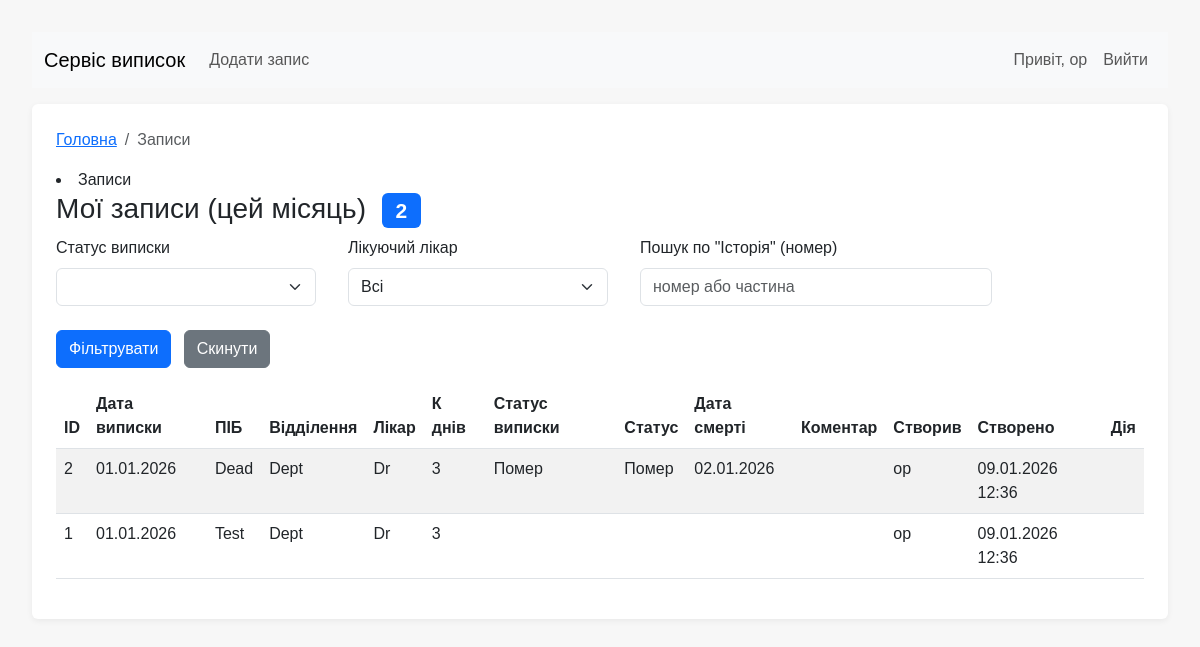
Page / (signed in) on the earlier database version.
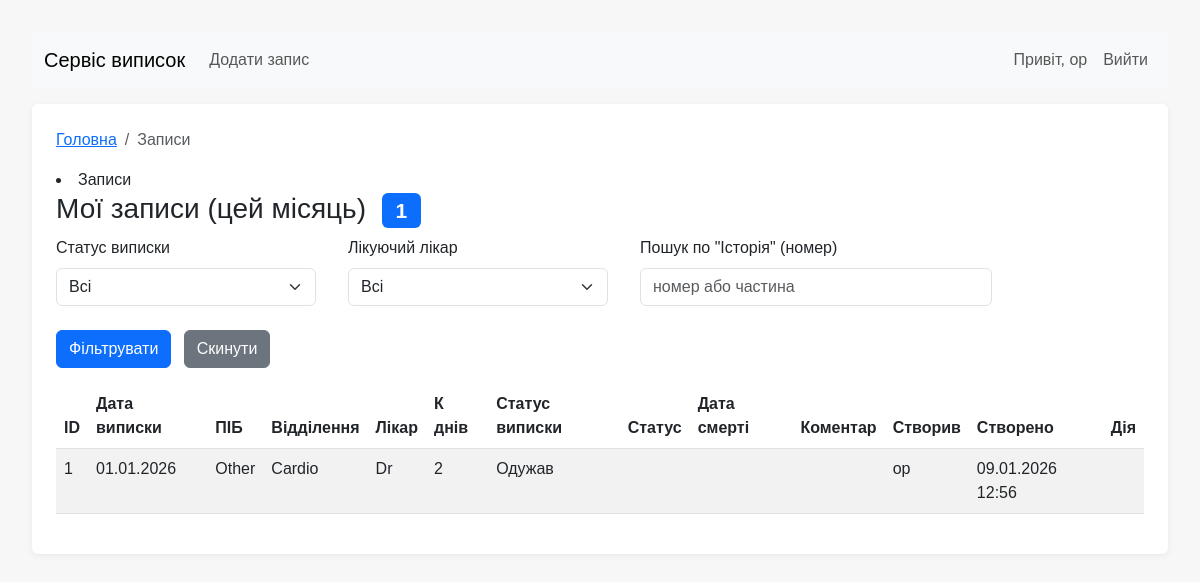
Same page on the later database version.
### models.py (models this page shows, shortened)
class User(UserMixin, db.Model):
    __tablename__ = 'users'
    id = db.Column(db.Integer, primary_key=True)
    username = db.Column(db.String(80), unique=True, nullable=False)
    password_hash = db.Column(db.String(128), nullable=False)
    role = db.Column(db.String(20), nullable=False, default='operator')  # operator/editor/admin
    records = db.relationship('Record', backref='creator', lazy=True)

class Record(db.Model):
    __tablename__ = 'records'
    id = db.Column(db.Integer, primary_key=True)
    date_of_discharge = db.Column(db.Date, nullable=True)  # "дата_виписки"
    full_name = db.Column(db.String(200), nullable=False)  # "ПІБ"
    discharge_department = db.Column(db.String(200), nullable=True)  # "відділення_виписки"
    treating_physician = db.Column(db.String(200), nullable=True)  # "лікуючий_лікар"
    history = db.Column(db.Text, nullable=True)  # "історія"
    k_days = db.Column(db.Integer, nullable=True)  # "к_днів"
    discharge_status = db.Column(db.String(200), nullable=True)  # "статус_виписки"
    status = db.Column(db.String(200), nullable=True)
    date_of_death = db.Column(db.Date, nullable=True)  # "дата_смерті"
    comment = db.Column(db.Text, nullable=True)  # "коментар"
    created_by = db.Column(db.Integer, db.ForeignKey('users.id'), nullable=True)
    created_at = db.Column(db.DateTime, default=datetime.utcnow)

### app.py (the view)
    @app.route('/')
    @login_required
    def index():
        from datetime import datetime
        now = datetime.utcnow()
        start = datetime(now.year, now.month, 1)
        if now.month == 12:
            end = datetime(now.year + 1, 1, 1)
        else:
            end = datetime(now.year, now.month + 1, 1)
        q = Record.query.options(joinedload(Record.creator)).filter(
            Record.created_at >= start,
            Record.created_at < end,
        )
        role = getattr(current_user, 'role', None)
        if role == 'operator':
            q = q.filter(Record.created_by == current_user.id)
        selected_status = request.args.get('discharge_status', '').strip()
        selected_physician = request.args.get('treating_physician', '').strip()
        history_q = request.args.get('history', '').strip()
        conditions = []
        if selected_status:
            conditions.append(Record.discharge_status == selected_status)
        if selected_physician:
            conditions.append(Record.treating_physician == selected_physician)
        if history_q:
            conditions.append(Record.history.contains(history_q))
        if conditions:
            q = q.filter(*conditions)
        statuses = [s[0] for s in db.session.query(Record.discharge_status).distinct().filter(Record.discharge_status != None).order_by(Record.discharge_status).all()]
        physicians = [p[0] for p in db.session.query(Record.treating_physician).distinct().filter(Record.treating_physician != None).order_by(Record.treating_physician).all()]
        count = q.count()
        records = q.order_by(Record.date_of_discharge.desc(), Record.created_at.desc()).all()
        return render_template('dashboard.html', records=records, statuses=statuses, physicians=physicians, selected_status=selected_status, selected_physician=selected_physician, history_q=history_q, count=count)

### templates/dashboard.html (shortened to what this page needs)
{% extends "base.html" %}
{% block content %}
  {% block breadcrumbs %}
    <li class="breadcrumb-item active" aria-current="page">Записи</li>
  {% endblock %}
  <h1 class="h3">Мої записи (цей місяць) <span class="badge bg-primary ms-2">{{ count }}</span></h1>
  <form class="filter-form row gx-3 gy-2 align-items-end" method="get">
    <div class="col-sm-6 col-md-3">
      <label class="form-label">Статус виписки</label>
      <select class="form-select" name="discharge_status">
        <option value="">Всі</option>
        {% for s in statuses %}
          <option value="{{ s }}" {% if s == selected_status %}selected{% endif %}>{{ s }}</option>
        {% endfor %}
      </select>
    </div>
    <div class="col-sm-6 col-md-3">
      <label class="form-label">Лікуючий лікар</label>
      <select class="form-select" name="treating_physician">
        <option value="">Всі</option>
      </select>
    </div>
    <div class="col-sm-6 col-md-4">
      <label class="form-label">Пошук по "Історія" (номер)</label>
      <input class="form-control" name="history" placeholder="номер або частина" value="{{ history_q }}">
    </div>
    <div class="col-auto">
      <button class="btn btn-primary" type="submit">Фільтрувати</button>
      <a class="btn btn-secondary ms-2" href="{{ url_for('index') }}">Скинути</a>
    </div>
  </form>
  {% if records %}
    <div class="table-responsive">
    <table class="table table-striped table-hover">
      <thead>
        <tr>
          <th>ID</th>
          <th>Дата виписки</th>
          <th>ПІБ</th>
          <th>Відділення</th>
          <th>Лікар</th>
          <th>К днів</th>
          <th>Статус виписки</th>
          <th>Статус</th>
          <th>Дата смерті</th>
          <th>Коментар</th>
          <th>Створив</th>
          <th>Створено</th>
          <th>Дія</th>
        </tr>
      </thead>
      <tbody>
        {% for r in records %}
          <tr>
            <td>{{ r.id }}</td>
            <td>{{ r.date_of_discharge.strftime('%d.%m.%Y') if r.date_of_discharge else '' }}</td>
            <td>{{ r.full_name }}</td>
            <td>{{ r.discharge_department or '' }}</td>
            <td>{{ r.treating_physician or '' }}</td>
            <td>{{ r.k_days or '' }}</td>
            <td>{{ r.discharge_status or '' }}</td>
            <td>{{ r.status or '' }}</td>
            <td>{{ r.date_of_death.strftime('%d.%m.%Y') if r.date_of_death else '' }}</td>
            <td>{{ r.comment or '' }}</td>
            <td>{{ r.creator.username if r.creator else r.created_by }}</td>
            <td>{{ r.created_at.strftime('%d.%m.%Y %H:%M') if r.created_at else '' }}</td>
            <td>
            </td>
          </tr>
        {% endfor %}
      </tbody>
    </table>
    </div>
  {% else %}
    <p>Записів за цей місяць немає.</p>
  {% endif %}
{% endblock %}

### templates/base.html (shortened to what this page needs)
<!doctype html>
<html lang="uk">
<head>
  <link href="https://cdn.jsdelivr.net/npm/bootstrap@5.3.0/dist/css/bootstrap.min.css" rel="stylesheet">
  <link rel="stylesheet" href="{{ url_for('static', filename='style.css') }}">
</head>
<body>
  <nav class="navbar navbar-expand-lg navbar-light bg-light mb-3">
    <div class="container-fluid">
      <a class="navbar-brand" href="{{ url_for('index') }}">Сервіс виписок</a>
      <div class="collapse navbar-collapse">
        <ul class="navbar-nav me-auto mb-2 mb-lg-0">
          {% if current_user.is_authenticated %}
            {% if current_user.role == 'operator' %}
              <li class="nav-item"><a class="nav-link" href="{{ url_for('add_record') }}">Додати запис</a></li>
            {% endif %}
          {% endif %}
        </ul>
        <ul class="navbar-nav ms-auto">
          {% if current_user.is_authenticated %}
            <li class="nav-item nav-link">Привіт, {{ current_user.username }}</li>
            <li class="nav-item"><a class="nav-link" href="{{ url_for('logout') }}">Вийти</a></li>
          {% else %}
            <li class="nav-item"><a class="nav-link" href="{{ url_for('login') }}">Увійти</a></li>
            <li class="nav-item"><a class="nav-link" href="{{ url_for('register') }}">Реєстрація</a></li>
          {% endif %}
        </ul>
      </div>
    </div>
  </nav>
  <div class="container">
    <nav aria-label="breadcrumb">
      <ol class="breadcrumb">
        <li class="breadcrumb-item"><a href="{{ url_for('index') }}">Головна</a></li>
        {% block breadcrumbs %}{% endblock %}
      </ol>
    </nav>
    {% block content %}{% endblock %}
  </div>
</body>
</html>

### static/style.css (style rules this page uses)
body { font-family: Arial, sans-serif; margin: 2rem; background: #f7f7f7; }
.container { background: #fff; padding: 1.5rem; border-radius: 6px; box-shadow: 0 2px 6px rgba(0,0,0,0.06); }
.filter-form { display:flex; gap:1rem; flex-wrap:wrap; align-items:flex-end; margin-bottom:1rem; }

Differences in the rows shown:
no longer on this page (row edited): Record: id "2", date_of_discharge "01.01.2026", full_name "Dead", discharge_department "Dept", treating_physician "Dr", k_days "3", discharge_status "Помер", status "Помер", date_of_death "02.01.2026", creator "op", created_at "09.01.2026 12:36"
changed Record "Dr": full_name "Test" → "Other"; discharge_department "Dept" → "Cardio"; k_days "3" → "2"; discharge_status (not shown) → "Одужав"; created_at "09.01.2026 12:36" → "09.01.2026 12:56"
Other differences:
{{ count }}: "2" → "1"
form field discharge_status: (not shown) → "Всі"
